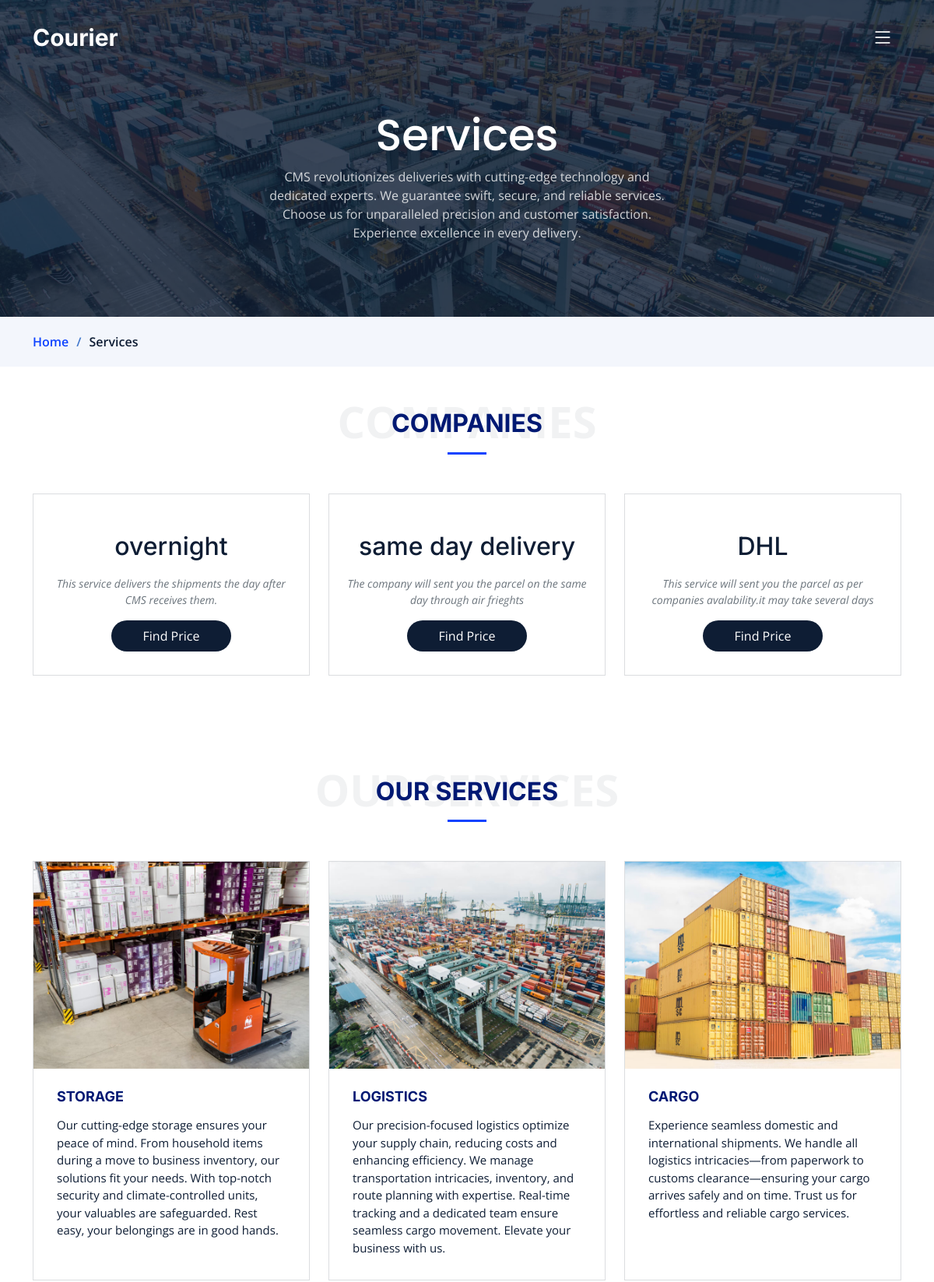
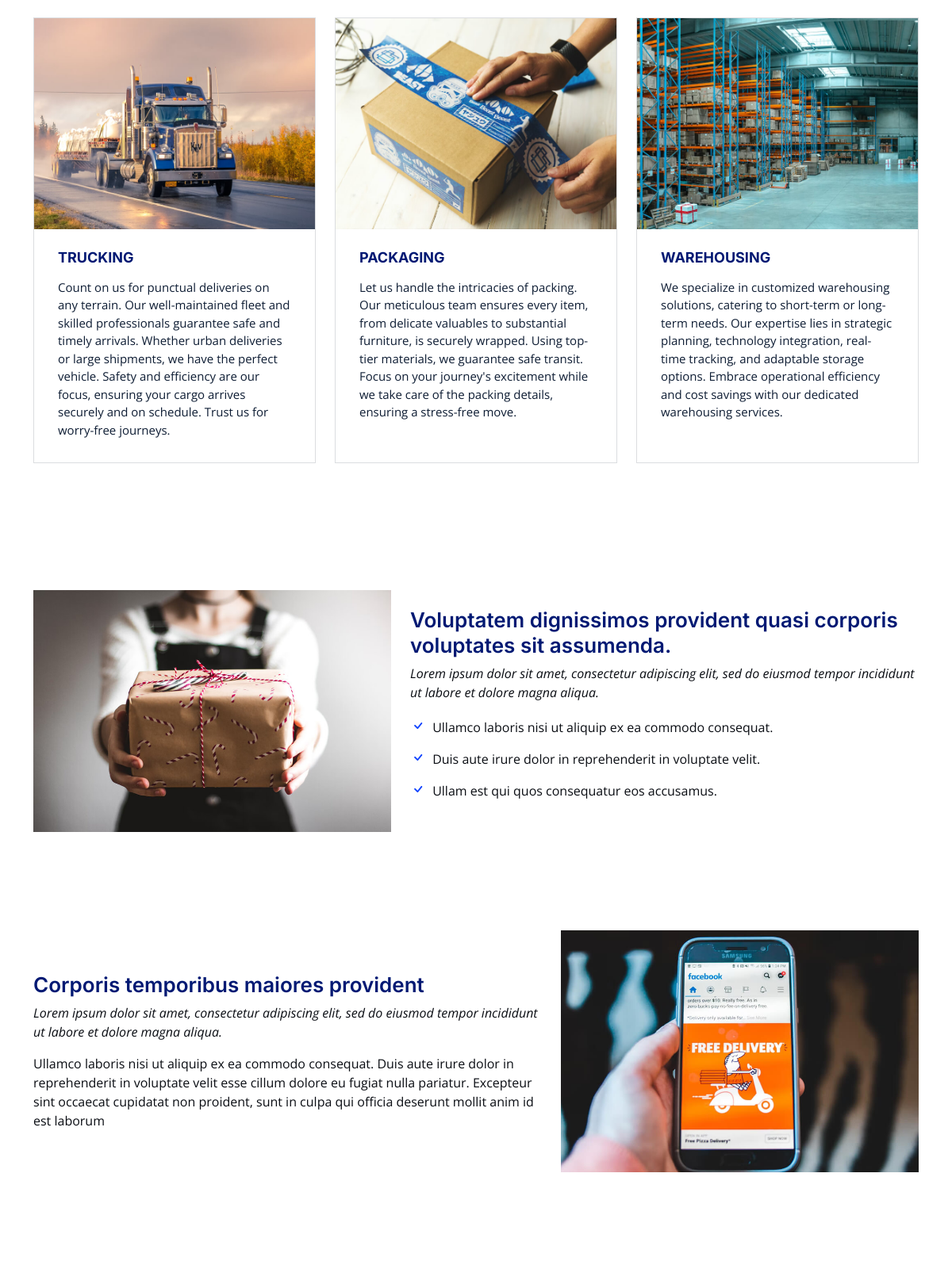
Page /Eproject/user/services.php (upper part) on the committed database (2 pictures, top to bottom).
### tables this page shows
CREATE TABLE `tbl_company` (
  `co_id` int(11) NOT NULL,
  `co_desc` varchar(100) NOT NULL,
  `per_kg` int(11) NOT NULL,
  `co_name` varchar(50) NOT NULL,
  `status` int(11) NOT NULL,
  `per_gram` int(11) NOT NULL
);

### Eproject/user/services.php (the view, shortened to what this page needs)
<?php
include('connection.php');
$fetch_q = "SELECT * FROM `tbl_company`";
$run_q = mysqli_query($conn, $fetch_q);
?>
  <?php include('navbar.php');?>
  <main id="main">
    <div class="breadcrumbs">
      <div class="page-header d-flex align-items-center" style="background-image: url('assets/img/page-header.jpg');">
        <div class="container position-relative">
          <div class="row d-flex justify-content-center">
            <div class="col-lg-6 text-center">
              <h2>Services</h2>
              <p>
CMS revolutionizes deliveries with cutting-edge technology and dedicated experts. We guarantee swift, secure, and reliable services. Choose us for unparalleled precision and customer satisfaction. Experience excellence in every delivery.</p>
            </div>
          </div>
        </div>
      </div>
      <nav>
        <div class="container">
          <ol>
            <li><a href="home.php">Home</a></li>
            <li>Services</li>
          </ol>
        </div>
      </nav>
    </div>
   <br>
    <section id="team" class="team pt-0">
      <div class="container" data-aos="fade-up">
        <div class="section-header">
          <h2> Companies</h2>
        </div>
        <div class="row" data-aos="fade-up" data-aos-delay="100">
   <?php while($row = mysqli_fetch_array($run_q)){ ?>
          <div class="col-lg-4 col-md-6 d-flex">
            <div class="member">
              <br><br>
              <div class="member-content">
                <h2 class="headings "><?php echo $row['co_name']; ?></h2>
                <p>
                <?php echo $row['co_desc']; ?>
                </p>
                <div class="btnlink">
                  <a  href="pricing.php"> Find Price</a>
                </div>
              </div>
            </div>
          </div>
         <?php } ?>
         </div>
      </div>
    </section>
    <section id="service" class="services pt-0">
      <div class="container" data-aos="fade-up">
        <div class="section-header">
          <h2>Our Services</h2>
        </div>
        <div class="row gy-4">
          <div class="col-lg-4 col-md-6" data-aos="fade-up" data-aos-delay="100">
            <div class="card">
              <div class="card-img">
                <img src="assets/img/storage-service.jpg" alt="" class="img-fluid">
              </div>
              <h3><a href="service-details.html" class="stretched-link">Storage</a></h3>
              <p>Our cutting-edge storage ensures your peace of mind. From household items during a move to business inventory, our solutions fit your needs. With top-notch security and climate-controlled units, your valuables are safeguarded. Rest easy, your belongings are in good hands.</p>
            </div>
          </div>
          <div class="col-lg-4 col-md-6" data-aos="fade-up" data-aos-delay="200">
            <div class="card">
              <div class="card-img">
                <img src="assets/img/logistics-service.jpg" alt="" class="img-fluid">
              </div>
              <h3><a href="service-details.html" class="stretched-link">Logistics</a></h3>
              <p>Our precision-focused logistics optimize your supply chain, reducing costs and enhancing efficiency. We manage transportation intricacies, inventory, and route planning with expertise. Real-time tracking and a dedicated team ensure seamless cargo movement. Elevate your business with us.
</p>
            </div>
          </div>
          <div class="col-lg-4 col-md-6" data-aos="fade-up" data-aos-delay="300">
            <div class="card">
              <div class="card-img">
                <img src="assets/img/cargo-service.jpg" alt="" class="img-fluid">
              </div>
              <h3><a href="service-details.html" class="stretched-link">Cargo</a></h3>
              <p>Experience seamless domestic and international shipments. We handle all logistics intricacies—from paperwork to customs clearance—ensuring your cargo arrives safely and on time. Trust us for effortless and reliable cargo services.</p>
            </div>
          </div>
          <div class="col-lg-4 col-md-6" data-aos="fade-up" data-aos-delay="400">
            <div class="card">
              <div class="card-img">
                <img src="assets/img/trucking-service.jpg" alt="" class="img-fluid">
              </div>
              <h3><a href="service-details.html" class="stretched-link">Trucking</a></h3>
              <p>Count on us for punctual deliveries on any terrain. Our well-maintained fleet and skilled professionals guarantee safe and timely arrivals. Whether urban deliveries or large shipments, we have the perfect vehicle. Safety and efficiency are our focus, ensuring your cargo arrives securely and on schedule. Trust us for worry-free journeys.</p>
            </div>
          </div>
          <div class="col-lg-4 col-md-6" data-aos="fade-up" data-aos-delay="500">
            <div class="card">
              <div class="card-img">
                <img src="assets/img/packaging-service.jpg" alt="" class="img-fluid">
              </div>
              <h3><a href="service-details.html" class="stretched-link">Packaging</a></h3>
              <p>Let us handle the intricacies of packing. Our meticulous team ensures every item, from delicate valuables to substantial furniture, is securely wrapped. Using top-tier materials, we guarantee safe transit. Focus on your journey's excitement while we take care of the packing details, ensuring a stress-free move.</p>
            </div>
          </div>
          <div class="col-lg-4 col-md-6" data-aos="fade-up" data-aos-delay="600">
            <div class="card">
              <div class="card-img">
                <img src="assets/img/warehousing-service.jpg" alt="" class="img-fluid">
              </div>
              <h3><a href="service-details.html" class="stretched-link">Warehousing</a></h3>
              <p>We specialize in customized warehousing solutions, catering to short-term or long-term needs. Our expertise lies in strategic planning, technology integration, real-time tracking, and adaptable storage options. Embrace operational efficiency and cost savings with our dedicated warehousing services.</p>
            </div>
          </div>
        </div>
      </div>
    </section>
    <section id="features" class="features">
      <div class="container">
        <div class="row gy-4 align-items-center features-item" data-aos="fade-up">
          <div class="col-md-5">
            <img src="assets/img/features-1.jpg" class="img-fluid" alt="">
          </div>
          <div class="col-md-7">
            <h3>Voluptatem dignissimos provident quasi corporis voluptates sit assumenda.</h3>
            <p class="fst-italic">
              Lorem ipsum dolor sit amet, consectetur adipiscing elit, sed do eiusmod tempor incididunt ut labore et dolore
              magna aliqua.
            </p>
            <ul>
              <li><i class="bi bi-check"></i> Ullamco laboris nisi ut aliquip ex ea commodo consequat.</li>
              <li><i class="bi bi-check"></i> Duis aute irure dolor in reprehenderit in voluptate velit.</li>
              <li><i class="bi bi-check"></i> Ullam est qui quos consequatur eos accusamus.</li>
            </ul>
          </div>
        </div>
        <div class="row gy-4 align-items-center features-item" data-aos="fade-up">
          <div class="col-md-5 order-1 order-md-2">
            <img src="assets/img/features-2.jpg" class="img-fluid" alt="">
          </div>
          <div class="col-md-7 order-2 order-md-1">
            <h3>Corporis temporibus maiores provident</h3>
            <p class="fst-italic">
              Lorem ipsum dolor sit amet, consectetur adipiscing elit, sed do eiusmod tempor incididunt ut labore et dolore
              magna aliqua.
            </p>
            <p>
              Ullamco laboris nisi ut aliquip ex ea commodo consequat. Duis aute irure dolor in reprehenderit in voluptate
              velit esse cillum dolore eu fugiat nulla pariatur. Excepteur sint occaecat cupidatat non proident, sunt in
              culpa qui officia deserunt mollit anim id est laborum
            </p>
          </div>
        </div>
        <div class="row gy-4 align-items-center features-item" data-aos="fade-up">
        </div>
      </div>
    </section>
  </main>
  <?php include('footer.php');?>

### Eproject/user/assets/css/main.css (style rules this page uses)
:root { --font-default: "Open Sans", system-ui, -apple-system, "Segoe UI", Roboto, "Helvetica Neue", Arial, "Noto Sans", "Liberation Sans", sans-serif, "Apple Color Emoji", "Segoe UI Emoji", "Segoe UI Symbol", "Noto Color Emoji"; --font-primary: "Inter", sans-serif; --font-secondary: "Poppins", sans-serif; }
:root { --color-default: #0a0d13; --color-primary: #0d42ff; --color-secondary: #0e1d34; }
:root { scroll-behavior: smooth; }
body { font-family: var(--font-default); color: var(--color-default); }
a { color: var(--color-primary); text-decoration: none; }
h1, h2, h3, h4, h5, h6 { font-family: var(--font-primary); }
section { padding: 80px 0; overflow: hidden; }
.section-header { text-align: center; padding: 30px 0; position: relative; }
.section-header h2 { font-size: 32px; font-weight: 700; text-transform: uppercase; margin-bottom: 20px; padding-bottom: 0; color: #001973; position: relative; z-index: 2; margin-bottom: 20px; padding-bottom: 20px; position: relative; }
.section-header h2:after { content: ""; position: absolute; display: block; width: 50px; height: 3px; background: var(--color-primary); left: 0; right: 0; bottom: 0; margin: auto; }
.breadcrumbs .page-header { padding: 140px 0 80px 0; position: relative; background-size: cover; background-position: center; background-repeat: no-repeat; }
.breadcrumbs .page-header:before { content: ""; background-color: rgba(14, 29, 52, 0.8); position: absolute; inset: 0; }
.breadcrumbs .page-header h2 { font-size: 56px; font-weight: 500; color: #fff; font-family: var(--font-secondary); }
.breadcrumbs .page-header p { color: rgba(255, 255, 255, 0.8); }
.breadcrumbs nav { background-color: #f3f6fc; padding: 20px 0; }
.breadcrumbs nav ol { display: flex; flex-wrap: wrap; list-style: none; margin: 0; padding: 0; font-size: 16px; font-weight: 600; color: var(--color-secondary); }
.breadcrumbs nav ol a { color: var(--color-primary); transition: 0.3s; }
.breadcrumbs nav ol li+li { padding-left: 10px; }
.breadcrumbs nav ol li+li::before { display: inline-block; padding-right: 10px; color: #4278cc; content: "/"; }
.services .card { border: 1px solid rgba(14, 29, 52, 0.15); background: #fff; position: relative; border-radius: 0; height: 100%; }
.services .card .card-img { overflow: hidden; margin-bottom: 15px; border-radius: 0; }
.services .card .card-img img { transition: 0.3s ease-in-out; }
.services .card h3 { font-weight: 700; font-size: 18px; margin-bottom: 5px; padding: 10px 30px; text-transform: uppercase; }
.services .card a { color: #001973; transition: 0.3; }
.services .card p { padding: 0 30px; margin-bottom: 30px; color: var(--color-secondary); font-size: 15px; }
.features { padding-top: 80px; }
.features .features-item+.features-item { margin-top: 100px; }
.features .features-item h3 { font-weight: 600; font-size: 26px; color: #001973; }
.features .features-item ul { list-style: none; padding: 0; }
.features .features-item ul li { padding-bottom: 10px; }
.features .features-item ul li:last-child { padding-bottom: 0; }
.features .features-item ul i { font-size: 20px; padding-right: 4px; color: var(--color-primary); }
.features .features-item p:last-child { margin-bottom: 0; }
.team .member { text-align: center; margin-bottom: 20px; background: #fff; border: 1px solid rgba(14, 29, 52, 0.15); }
.team .member .member-content { padding: 0 20px 30px 20px; }
.team .member p { padding-top: 10px; font-size: 14px; font-style: italic; color: #6c757d; }

### Eproject/user/services.php (style rules this page uses)
.headings { color: #0e1d34; }
.btnlink a { color:white; }
.btnlink { background-color: #0e1d34; padding: 8px; margin-left: 80px; margin-right: 80px; border-radius: 70px; }

### rows in the picture
tbl_company: co_name "overnight", co_desc "This service delivers the shipments the day after CMS receives them."
tbl_company: co_name "same day delivery", co_desc "The company will sent you the parcel on the same day through air frieghts"
tbl_company: co_name "DHL", co_desc "This service will sent you the parcel as per companies avalability.it may take several days"
